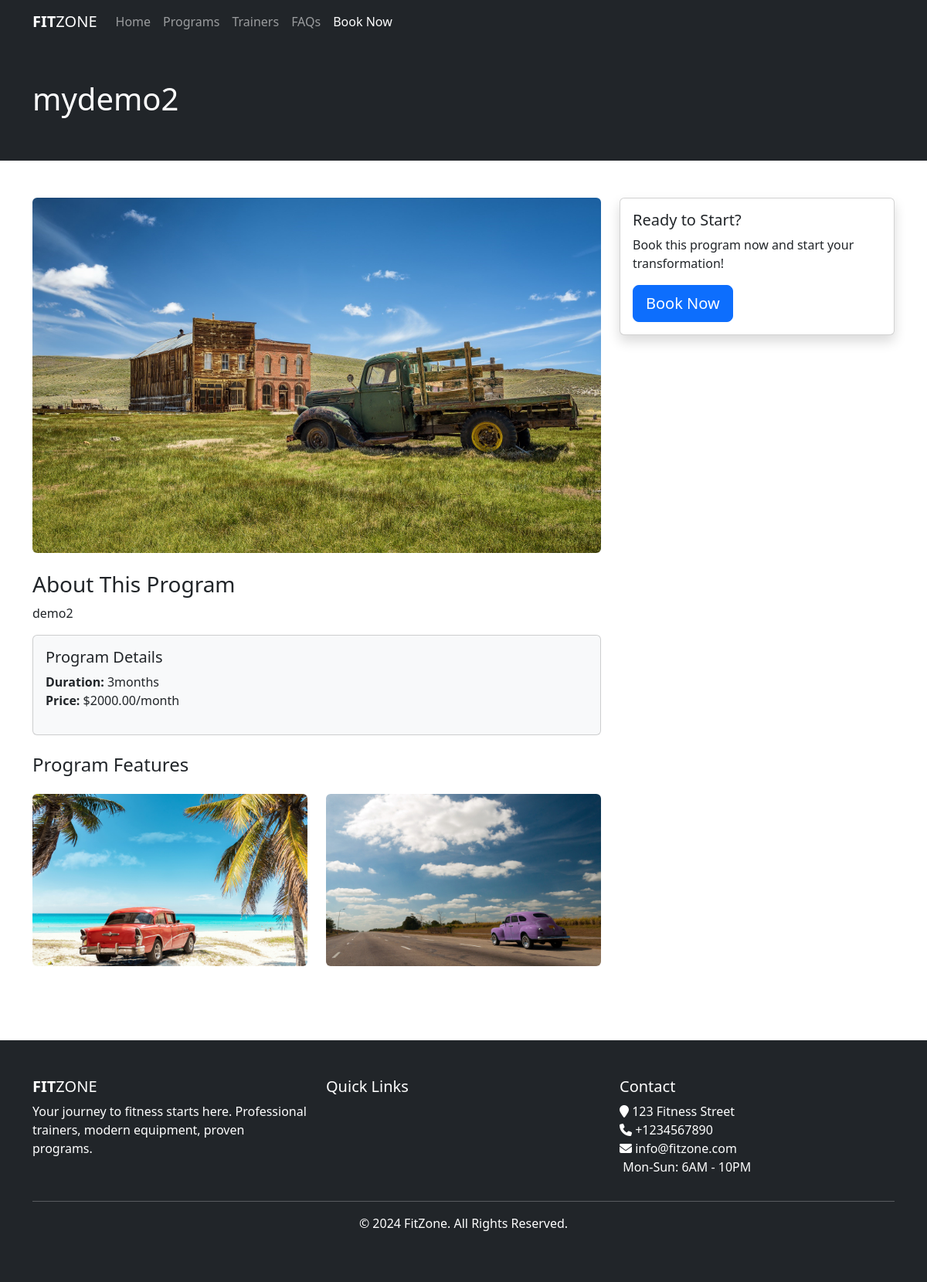
/programs/2/, run on the app's committed database.
### gym/models.py (models this page shows, shortened)
class Program(models.Model):
    title = models.CharField(max_length=120)
    description = models.TextField()
    features = models.ManyToManyField('Feature',blank=True)
    thumbnail = models.ImageField(upload_to='programs/')
    cover = models.ImageField(upload_to='programs/')
    image1 = models.ImageField(upload_to='programs/', blank = True , null = True)
    image2 = models.ImageField(upload_to='programs/', blank = True , null = True)
    duration = models.CharField(max_length=50, help_text="e.g., 3 months, 6 weeks")
    price = models.DecimalField(max_digits=8, decimal_places=2, null = True,blank = True)

### gym/views.py (the view)
# urls.py: path('programs/<int:pk>/',views.ProgramDetailsView.as_view(),name='program_details'),
class ProgramDetailsView(DetailView):
    template_name = 'gym/program_details.html'
    queryset = Program.objects.all()
    context_object_name = 'program_details'

### templates/gym/program_details.html (shortened to what this page needs)
{% extends "base.html" %}
{% load static %}
{% block maincontent%}
<div class="inner-banner bg-dark text-white py-5">
    <div class="container">
        <h1>{{ program_details.title }}</h1>
    </div>
</div>
<div class="main-content py-5">
    <div class="container">
        <div class="row">
            <div class="col-md-8">
                <img src="{{ object.cover.url }}" class="img-fluid rounded mb-4" alt="{{ object.title }}">
                <h3>About This Program</h3>
                <p>{{ object.description }}</p>
                <div class="card bg-light mb-4">
                    <div class="card-body">
                        <h5>Program Details</h5>
                        <ul class="list-unstyled">
                            <li><strong>Duration:</strong> {{ object.duration }}</li>
                            {% if object.price %}
                            <li><strong>Price:</strong> ${{ object.price }}/month</li>
                            {% endif %}
                        </ul>
                    </div>
                </div>
                <h4>Program Features</h4>
                {% if object.image1 or object.image2 %}
                <div class="row mt-4">
                    {% if object.image1 %}
                    <div class="col-md-6">
                        <img src="{{ object.image1.url }}" class="img-fluid rounded" alt="Program image">
                    </div>
                    {% endif %}
                    {% if object.image2 %}
                    <div class="col-md-6">
                        <img src="{{ object.image2.url }}" class="img-fluid rounded" alt="Program image">
                    </div>
                    {% endif %}
                </div>
                {% endif %}
            </div>
            <div class="col-md-4">
                <div class="card shadow">
                    <div class="card-body">
                        <h5>Ready to Start?</h5>
                        <p>Book this program now and start your transformation!</p>
                        <a href="{% url "Booking:booking" %}" class="btn btn-primary btn-block btn-lg">Book Now</a>
                    </div>
                </div>
            </div>
        </div>
    </div>
</div>
{% endblock %}

### data on the page
Program: title "mydemo2", cover (picture), description "demo2", duration "3months", price "2000.00", image1 (picture), image2 (picture)
